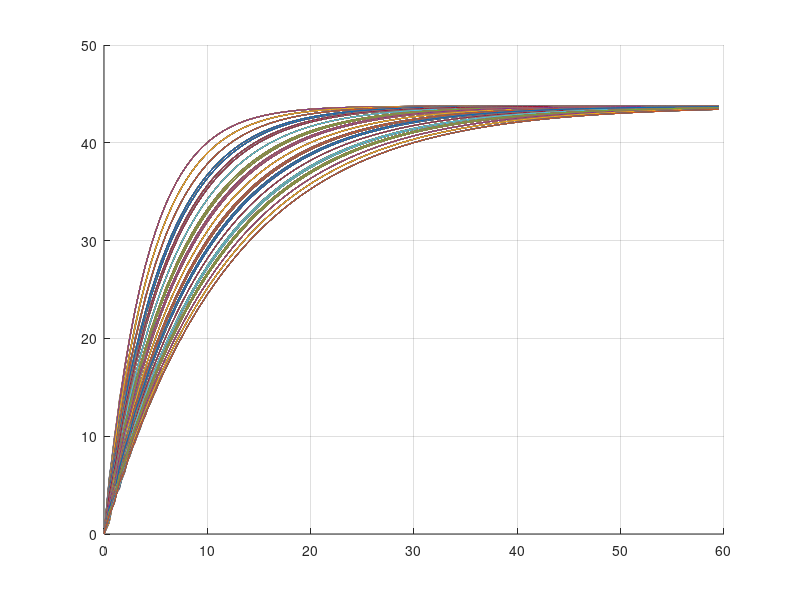
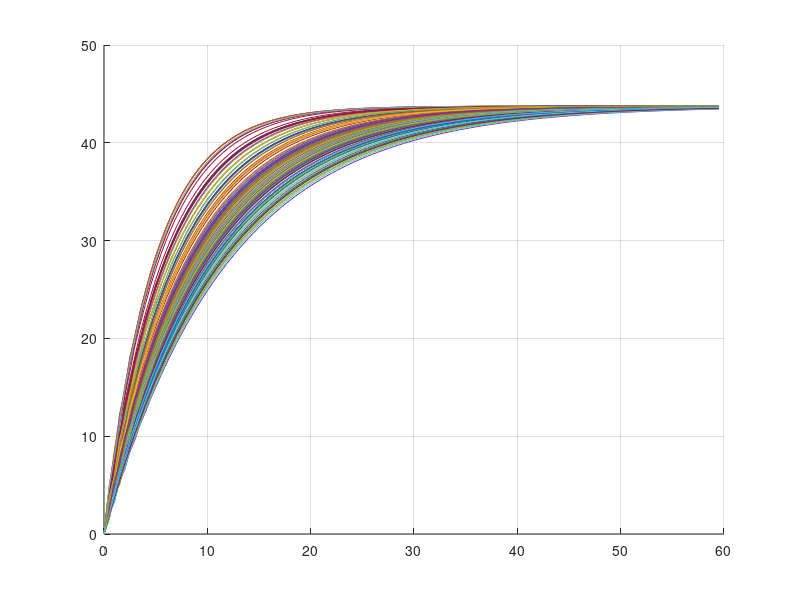

Source code (MATLAB) for these figures, in order:
clear; clc;

% define initial model params
Ksp = 43.75;
Km = 0.008;
J1 = 0.015;
J2 = 0.05;
C12 = 0.65;
Kd = 0.01;

% calculate transfer function polynomial coeffs
a3 = 1;
a2 = Km/J1+Kd/J1+Kd/J2;
a1 = C12/J1+C12/J2+Km*Kd/(J1*J2);
a0 = Km*C12/(J1*J2);

b1 = Ksp*Km*Kd/(J1*J2);
b0 = Ksp*Km*C12/(J1*J2);

% define params deviation
delta = 0.5;

% define use normalization param (0 - not used, 1 - used)
USE_NORM = 0;

% define variables range for training and test subset
train_range = (1-delta:0.5*delta:1+delta);

% define number of training subset
NUM_TRAIN = length(train_range)^4; 
% define number of test subset
NUM_TEST = 0.2*NUM_TRAIN; 
% sampling time
Tq = 0.5;
% experimental time vector
t = (0:Tq:60-Tq);
% number of step response characteristic points
points_num = size(t,2);

% calculate vectors from deviated two-mass system param values for training
% subset

% define params test vectors
Ttrain = zeros(4, NUM_TRAIN);

for i=1:length(train_range)
    for j=1:length(train_range)
        for k=1:length(train_range)
            for l=1:length(train_range)
                Ttrain(:,l+5*(k-1)+25*(j-1)+125*(i-1)) = [J1*train_range(i); J2*train_range(j); C12*train_range(k); Kd*train_range(l)];
            end
        end
    end
end

% calculate vectors from deviated two-mass system param values for test subset
J1_v = Ttrain(1, :);
J2_v = Ttrain(2, :);
C12_v = Ttrain(3, :);
Kd_v = Ttrain(4, :);

% define normalized RBFNN output vector with model params for training subset
if USE_NORM == 1 % normalize
    Ttrain = [J1_v./max(J1_v); J2_v./max(J2_v); C12_v./max(C12_v); Kd_v./max(Kd_v)];
end

% define RBFNN input vector with step responses
Ptrain = zeros(NUM_TRAIN, points_num);

% save step responses for vectors from deviated two-mass system param values
figure(1); grid on; hold on;

for i=1:NUM_TRAIN
    % calc transfer function polynomial coeffs for current vectors state
    a_3 = 1;
    a_2 = Km/J1_v(i)+Kd_v(i)/J1_v(i)+Kd_v(i)/J2_v(i);
    a_1 = C12_v(i)/J1_v(i)+C12_v(i)/J2_v(i)+Km*Kd_v(i)/(J1_v(i)*J2_v(i));
    a_0 = Km*C12_v(i)/(J1_v(i)*J2_v(i));    
    b_1 = Ksp*Km*Kd_v(i)/(J1_v(i)*J2_v(i));
    b_0 = Ksp*Km*C12_v(i)/(J1_v(i)*J2_v(i));

    sys = tf([b_1 b_0], [a_3 a_2 a_1 a_0]);
    Ptrain(i,:) = step(sys, t);

    % plot step response
    plot(t, Ptrain(i,:));
    pause(0.05);    
end

hold off;

% calculate vectors from deviated two-mass system param values for test subset
J1_v = (1-delta)*J1 + 2*delta*J1*rand(1, NUM_TEST);
J2_v = (1-delta)*J2 + 2*delta*J2*rand(1, NUM_TEST);
C12_v = (1-delta)*C12 + 2*delta*C12*rand(1, NUM_TEST);
Kd_v = (1-delta)*Kd + 2*delta*Kd*rand(1, NUM_TEST);

% define RBFNN output vector with model params for test subset
if USE_NORM == 1 % normalize
    Ttest = [J1_v./max(J1_v); J2_v./max(J2_v); C12_v./max(C12_v); Kd_v./max(Kd_v)];
else % don't normalize
    Ttest = [J1_v; J2_v; C12_v; Kd_v];
end

% define RBFNN input vector with step responses
Ptest = zeros(NUM_TEST, points_num);

% save step responses for vectors from deviated two-mass system param values
figure(2);  grid on; hold on;

for i=1:NUM_TEST
    % calc transfer function polynomial coeffs for current vectors state
    a_3 = 1;
    a_2 = Km/J1_v(i)+Kd_v(i)/J1_v(i)+Kd_v(i)/J2_v(i);
    a_1 = C12_v(i)/J1_v(i)+C12_v(i)/J2_v(i)+Km*Kd_v(i)/(J1_v(i)*J2_v(i));
    a_0 = Km*C12_v(i)/(J1_v(i)*J2_v(i));    
    b_1 = Ksp*Km*Kd_v(i)/(J1_v(i)*J2_v(i));
    b_0 = Ksp*Km*C12_v(i)/(J1_v(i)*J2_v(i));

    sys = tf([b_1 b_0], [a_3 a_2 a_1 a_0]);
    Ptest(i,:) = step(sys, t);
    % plot step response
    plot(t, Ptest(i,:));
    pause(0.05);    
end

hold off;

% Get RBFNN input vector for training subset
Ptrain = Ptrain';

% Get RBFNN input vector for test subset
Ptest = Ptest';

% save reference P T points_number Tq
save rbfnn_ts.mat

clc;
disp('Done!');

